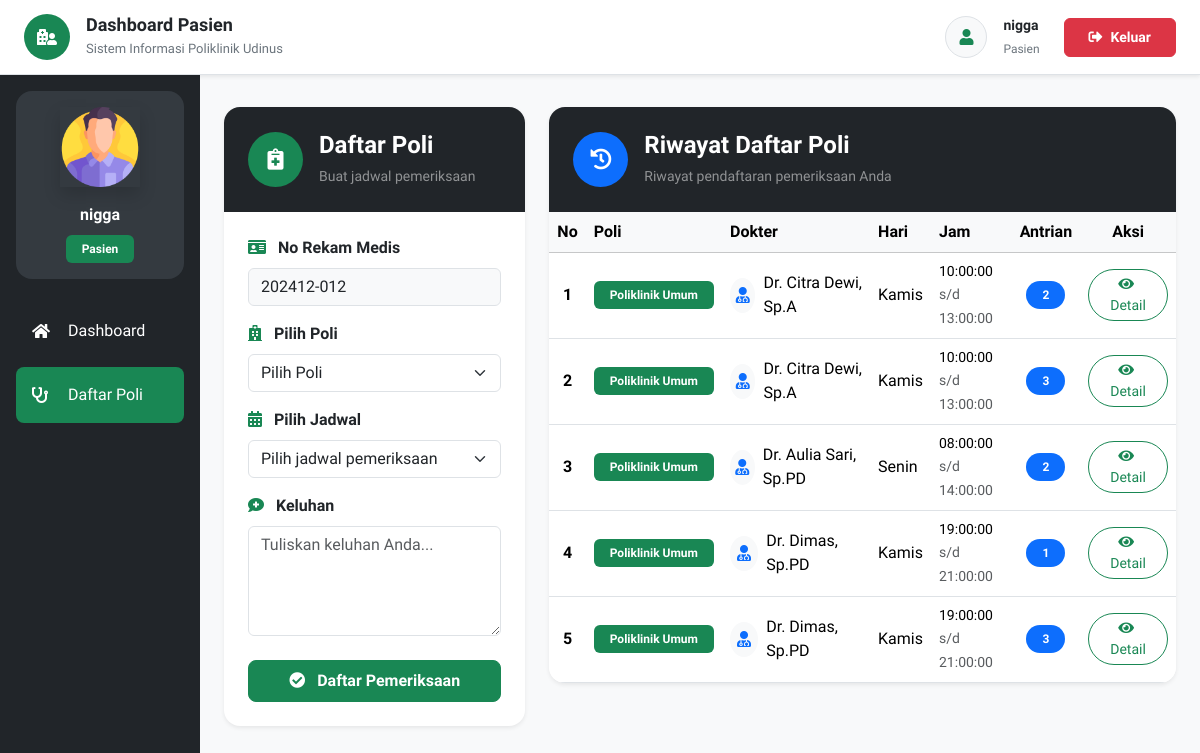
The page /daftarPoliklinik.php (signed in) on the database its author committed.
### tables this page shows
CREATE TABLE `daftar_poli` (
  `id` int UNSIGNED NOT NULL,
  `id_pasien` int UNSIGNED NOT NULL,
  `id_jadwal` int UNSIGNED NOT NULL,
  `keluhan` text NOT NULL,
  `no_antrian` int UNSIGNED NOT NULL,
  `status_periksa` enum('0','1') NOT NULL
);

CREATE TABLE `poli` (
  `id` int NOT NULL,
  `nama_poli` varchar(25) NOT NULL,
  `keterangan` text NOT NULL
);

CREATE TABLE `dokter` (
  `id` int NOT NULL,
  `nama` varchar(255) NOT NULL,
  `password` varchar(50) NOT NULL,
  `alamat` varchar(255) NOT NULL,
  `no_hp` varchar(50) NOT NULL,
  `id_poli` int NOT NULL
);

CREATE TABLE `jadwal_periksa` (
  `id` int UNSIGNED NOT NULL,
  `id_dokter` int NOT NULL,
  `hari` enum('Senin','Selasa','Rabu','Kamis','Jumat','Sabtu') NOT NULL,
  `jam_mulai` time NOT NULL,
  `jam_selesai` time NOT NULL,
  `aktif` char(1) NOT NULL DEFAULT 'N'
);

### pages/daftarPoli/index.php (the view, shortened to what this page needs)
<section class="py-2">
<div class="row g-4">
    <div class="col-xl-4 col-lg-5 col-md-12">
        <div class="card border-0 shadow-sm rounded-4 overflow-hidden">
            <div class="bg-dark text-white p-4"
                style="min-height:95px;">
                <div class="d-flex align-items-center">
                    <div class="bg-success rounded-circle d-flex align-items-center justify-content-center me-3"
                        style="
                        width:55px;
                        height:55px;
                        min-width:55px;
                        ">
                        <i class="fas fa-notes-medical fa-lg"></i>
                    </div>
                    <div>
                        <h4 class="fw-bold mb-1">
                            Daftar Poli
                        </h4>
                        <small class="text-white-50">
                            Buat jadwal pemeriksaan
                        </small>
                    </div>
                </div>
            </div>
            <div class="card-body p-4">
                <form action="pages/daftarPoli/daftarPoli.php"
                    method="post">
                    <div class="mb-3">
                        <label class="fw-semibold mb-2">
                            <i class="fas fa-id-card text-success me-2"></i>
                            No Rekam Medis
                        </label>
                        <input type="text"
                            class="form-control bg-light"
                            name="no_rm"
                            value="<?php echo $_SESSION['no_rm']; ?>"
                            readonly
                            required>
                    </div>
                    <div class="mb-3">
                        <label class="fw-semibold mb-2">
                            <i class="fas fa-hospital text-success me-2"></i>
                            Pilih Poli
                        </label>
                        <select class="form-select"
                            id="poli"
                            name="poli"
                            required>
                            <option value="" selected disabled>
                                Pilih Poli
                            </option>
                        </select>
                    </div>
                    <div class="mb-3">
                        <label class="fw-semibold mb-2">
                            <i class="fas fa-calendar-alt text-success me-2"></i>
                            Pilih Jadwal
                        </label>
                        <select class="form-select"
                            id="jadwal"
                            name="jadwal"
                            required>
                            <option value="" selected disabled>
                                Pilih jadwal pemeriksaan
                            </option>
                        </select>
                    </div>
                    <div class="mb-4">
                        <label class="fw-semibold mb-2">
                            <i class="fas fa-comment-medical text-success me-2"></i>
                            Keluhan
                        </label>
                        <textarea class="form-control"
                            rows="4"
                            id="keluhan"
                            name="keluhan"
                            placeholder="Tuliskan keluhan Anda..."
                            required></textarea>
                    </div>
                    <button type="submit"
                        class="btn btn-success w-100 py-2 fw-bold rounded-3">
                        <i class="fas fa-check-circle me-2"></i>
                        Daftar Pemeriksaan
                    </button>
                </form>
            </div>
        </div>
    </div>
    <div class="col-xl-8 col-lg-7 col-md-12">
        <div class="card border-0 shadow-sm rounded-4 overflow-hidden">
            <div class="bg-dark text-white p-4"
                style="min-height:95px;">
                <div class="d-flex align-items-center">
                    <div class="bg-primary rounded-circle d-flex align-items-center justify-content-center me-3"
                        style="
                        width:55px;
                        height:55px;
                        min-width:55px;
                        ">
                        <i class="fas fa-history fa-lg"></i>
                    </div>
                    <div>
                        <h4 class="fw-bold mb-1">
                            Riwayat Daftar Poli
                        </h4>
                        <small class="text-white-50">
                            Riwayat pendaftaran pemeriksaan Anda
                        </small>
                    </div>
                </div>
            </div>
            <div class="card-body p-0">
                <div class="table-responsive">
                    <table class="table table-hover align-middle mb-0">
                        <thead class="table-light">
                            <tr>
                                <th class="text-center">
                                    No
                                </th>
                                <th>
                                    Poli
                                </th>
                                <th>
                                    Dokter
                                </th>
                                <th>
                                    Hari
                                </th>
                                <th>
                                    Jam
                                </th>
                                <th class="text-center">
                                    Antrian
                                </th>
                                <th class="text-center">
                                    Aksi
                                </th>
                            </tr>
                        </thead>
                        <tbody>
                        <?php
                        require 'config/koneksi.php';
                        $no = 1;
                        $query = "
                        SELECT
                        daftar_poli.id as idDaftarPoli,
                        poli.nama_poli,
                        dokter.nama,
                        jadwal_periksa.hari,
                        jadwal_periksa.jam_mulai,
                        jadwal_periksa.jam_selesai,
                        daftar_poli.no_antrian
                        FROM daftar_poli
                        INNER JOIN jadwal_periksa
                        ON daftar_poli.id_jadwal = jadwal_periksa.id
                        INNER JOIN dokter
                        ON jadwal_periksa.id_dokter = dokter.id
                        INNER JOIN poli
                        ON dokter.id_poli = poli.id
                        WHERE daftar_poli.id_pasien='$idPasien'
                        ";
                        $result=mysqli_query($mysqli,$query);
                        while($data=mysqli_fetch_assoc($result)){
                        ?>
                        <tr>
                            <td class="text-center fw-bold">
                                <?php echo $no++; ?>
                            </td>
                            <td>
                                <span class="badge bg-success px-3 py-2">
                                    <?php echo $data['nama_poli']; ?>
                                </span>
                            </td>
                            <td>
                                <div class="d-flex align-items-center">
                                    <div class="bg-light rounded-circle d-flex align-items-center justify-content-center me-2"
                                        style="
                                        width:35px;
                                        height:35px;
                                        ">
                                        <i class="fas fa-user-md text-primary"></i>
                                    </div>
                                    <?php echo $data['nama']; ?>
                                </div>
                            </td>
                            <td>
                                <?php echo $data['hari']; ?>
                            </td>
                            <td>
                                <small class="d-block">
                                    <?php echo $data['jam_mulai']; ?>
                                </small>
                                <small class="text-muted">
                                    s/d <?php echo $data['jam_selesai']; ?>
                                </small>
                            </td>
                            <td class="text-center">
                                <span class="badge bg-primary rounded-pill px-3 py-2">
                                    <?php echo $data['no_antrian']; ?>
                                </span>
                            </td>
                            <td class="text-center">
                                <a href="detailDaftarPoli.php?id=<?php echo $data['idDaftarPoli']; ?>"
                                class="btn btn-sm btn-outline-success rounded-pill px-3">
                                    <i class="fas fa-eye me-1"></i>
                                    Detail
                                </a>
                            </td>
                        </tr>
                        <?php } ?>
                        </tbody>
                    </table>
                </div>
            </div>
        </div>
    </div>
</div>
</section>

### rows shown on the page
daftar_poli: poli.nama_poli "Poliklinik Umum", dokter.nama "Dr. Citra Dewi, Sp.A", id_jadwal.hari "Kamis", id_jadwal.jam_mulai "10:00:00", id_jadwal.jam_selesai "13:00:00", no_antrian "2"
daftar_poli: poli.nama_poli "Poliklinik Umum", dokter.nama "Dr. Citra Dewi, Sp.A", id_jadwal.hari "Kamis", id_jadwal.jam_mulai "10:00:00", id_jadwal.jam_selesai "13:00:00", no_antrian "3"
daftar_poli: poli.nama_poli "Poliklinik Umum", dokter.nama "Dr. Aulia Sari, Sp.PD", id_jadwal.hari "Senin", id_jadwal.jam_mulai "08:00:00", id_jadwal.jam_selesai "14:00:00", no_antrian "2"
daftar_poli: poli.nama_poli "Poliklinik Umum", dokter.nama "Dr. Dimas, Sp.PD", id_jadwal.hari "Kamis", id_jadwal.jam_mulai "19:00:00", id_jadwal.jam_selesai "21:00:00", no_antrian "1"
daftar_poli: poli.nama_poli "Poliklinik Umum", dokter.nama "Dr. Dimas, Sp.PD", id_jadwal.hari "Kamis", id_jadwal.jam_mulai "19:00:00", id_jadwal.jam_selesai "21:00:00", no_antrian "3"

### other values the page prints
$dashboardTitle "Dashboard Pasien"
$dashboardDesc "Sistem Informasi Poliklinik Udinus"
$username "nigga"
$akses "Pasien"
$_SESSION['akses'] "Pasien"
